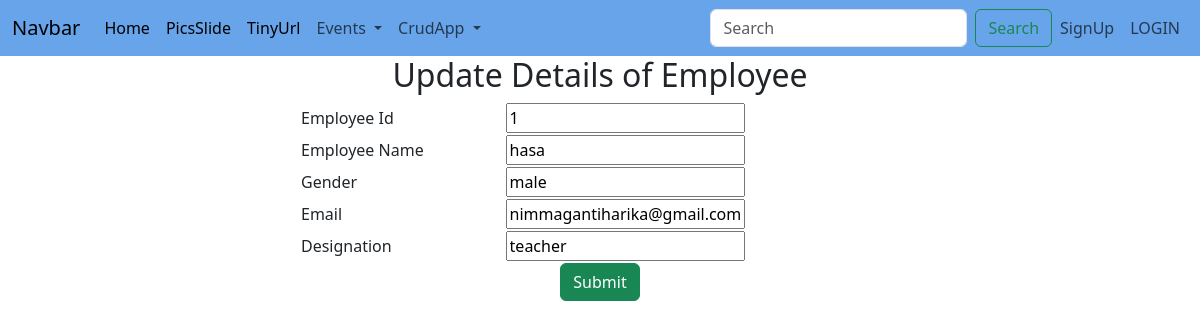
The app's page /c/edit/2 with its own data.
### crudapp/models.py (models this page shows)
class Employee(models.Model):
    EmpId = models.CharField(max_length=3)
    EmpName = models.CharField(max_length=200)
    EmpGender = models.CharField(max_length=10)
    EmpEmail = models.EmailField()
    EmpDesignation = models.CharField(max_length=150)
    class Meta:
        db_table="Employee"

### crudapp/views.py (the view, shortened to what this page needs)
# urls.py: path('edit/<int:pk>', views.edit_emp, name='edit-emp'),
def edit_emp(request,pk):
    employees = Employee.objects.get(id=pk)
    context = {
        'employees': employees,
    }
    return render(request,'edit.html',context)

### templates/edit.html (shortened to what this page needs)
{% extends 'Navbar.html' %}
{% block body %}
    <h2 style="text-align:center"> Update Details of Employee </h2>
    <form method="POST">
        <table style="width:50%" align="center">
            <tr>
                <td>Employee Id</td>
                <td><input type="text" value="{{ employees.EmpId }}" name="EmpId"></td>
            </tr>
            <tr>
                <td>Employee Name</td>
                <td><input type="text" value="{{ employees.EmpName }}" name="EmpName"></td>
            </tr>
            <tr>
                <td>Gender</td>
                <td><input type="text" value="{{ employees.EmpGender }}" name="EmpGender"></td>
            </tr>
            <tr>
                <td>Email</td>
                <td><input type="email" value="{{ employees.EmpEmail }}" name="EmpEmail"></td>
            </tr>
            <tr>
                <td>Designation</td>
                <td><input type="text" value="{{ employees.EmpDesignation }}" name="EmpDesignation"></td>
            </tr>
            <tr>
                <td colspan="2" align="center"><input type="submit" class="btn btn-success"></td>
            </tr>
        </table>
    </form>
{% endblock %}

### records on screen
Employee: EmpId "1", EmpName "hasa", EmpGender "male", EmpEmail "nimmagantiharika@gmail.com", EmpDesignation "teacher"
